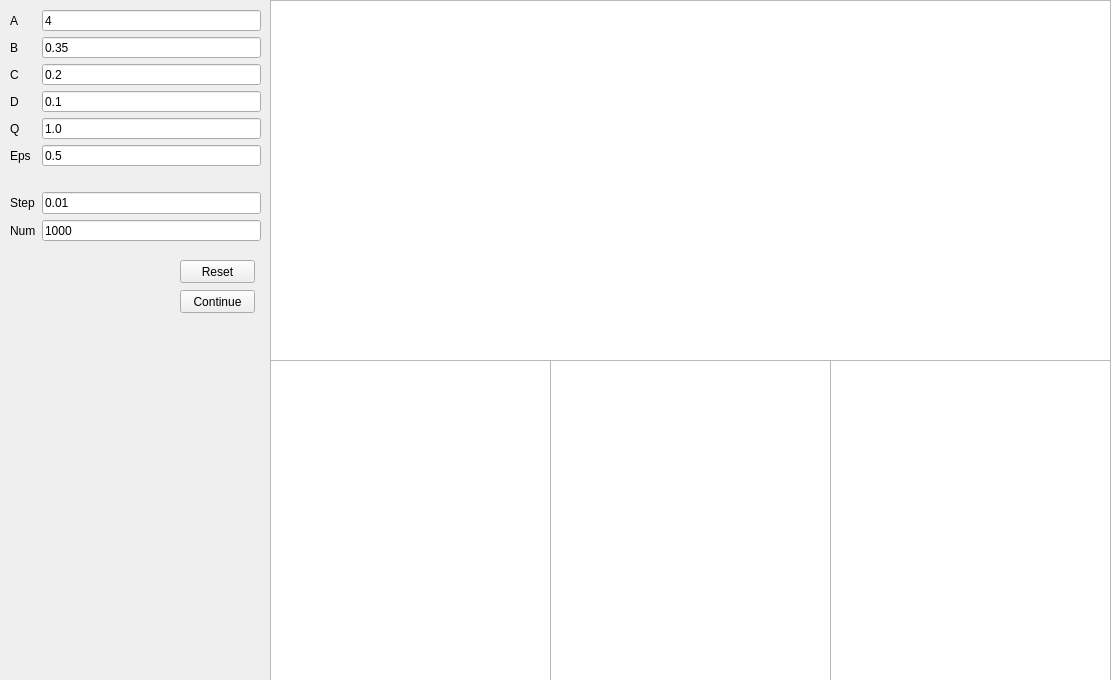
<?xml version="1.0" encoding="UTF-8"?>
<ui version="4.0">
 <class>MainWindow</class>
 <widget class="QMainWindow" name="MainWindow">
  <property name="geometry">
   <rect>
    <x>0</x>
    <y>0</y>
    <width>1111</width>
    <height>680</height>
   </rect>
  </property>
  <property name="windowTitle">
   <string>Form1</string>
  </property>
  <widget class="QWidget" name="centralwidget">
   <widget class="PlotWidget" name="gfxBase">
    <property name="geometry">
     <rect>
      <x>270</x>
      <y>0</y>
      <width>841</width>
      <height>361</height>
     </rect>
    </property>
   </widget>
   <widget class="QWidget" name="formLayoutWidget">
    <property name="geometry">
     <rect>
      <x>10</x>
      <y>10</y>
      <width>251</width>
      <height>231</height>
     </rect>
    </property>
    <layout class="QFormLayout" name="formLayout">
     <property name="fieldGrowthPolicy">
      <enum>QFormLayout::AllNonFixedFieldsGrow</enum>
     </property>
     <item row="0" column="0">
      <widget class="QLabel" name="lblA">
       <property name="text">
        <string>A</string>
       </property>
      </widget>
     </item>
     <item row="0" column="1">
      <widget class="QLineEdit" name="txtA">
       <property name="text">
        <string>4</string>
       </property>
      </widget>
     </item>
     <item row="1" column="0">
      <widget class="QLabel" name="lblB">
       <property name="text">
        <string>B</string>
       </property>
      </widget>
     </item>
     <item row="1" column="1">
      <widget class="QLineEdit" name="txtB">
       <property name="text">
        <string>0.35</string>
       </property>
      </widget>
     </item>
     <item row="2" column="0">
      <widget class="QLabel" name="lblC">
       <property name="text">
        <string>C</string>
       </property>
      </widget>
     </item>
     <item row="2" column="1">
      <widget class="QLineEdit" name="txtC">
       <property name="text">
        <string>0.2</string>
       </property>
      </widget>
     </item>
     <item row="3" column="0">
      <widget class="QLabel" name="lblD">
       <property name="text">
        <string>D</string>
       </property>
      </widget>
     </item>
     <item row="3" column="1">
      <widget class="QLineEdit" name="txtD">
       <property name="text">
        <string>0.1</string>
       </property>
      </widget>
     </item>
     <item row="6" column="0">
      <widget class="QLabel" name="lblSep">
       <property name="text">
        <string/>
       </property>
      </widget>
     </item>
     <item row="7" column="0">
      <widget class="QLabel" name="lblStep">
       <property name="text">
        <string>Step</string>
       </property>
      </widget>
     </item>
     <item row="7" column="1">
      <widget class="QLineEdit" name="txtStep">
       <property name="text">
        <string>0.01</string>
       </property>
      </widget>
     </item>
     <item row="5" column="0">
      <widget class="QLabel" name="lblEps">
       <property name="text">
        <string>Eps</string>
       </property>
      </widget>
     </item>
     <item row="5" column="1">
      <widget class="QLineEdit" name="txtEps">
       <property name="text">
        <string>0.5</string>
       </property>
      </widget>
     </item>
     <item row="8" column="0">
      <widget class="QLabel" name="lblNum">
       <property name="text">
        <string>Num</string>
       </property>
      </widget>
     </item>
     <item row="8" column="1">
      <widget class="QLineEdit" name="txtNum">
       <property name="text">
        <string>1000</string>
       </property>
      </widget>
     </item>
     <item row="4" column="0">
      <widget class="QLabel" name="lblEps_2">
       <property name="text">
        <string>Q</string>
       </property>
      </widget>
     </item>
     <item row="4" column="1">
      <widget class="QLineEdit" name="txtQ">
       <property name="text">
        <string>1.0</string>
       </property>
      </widget>
     </item>
    </layout>
   </widget>
   <widget class="QPushButton" name="btnReset">
    <property name="geometry">
     <rect>
      <x>180</x>
      <y>260</y>
      <width>75</width>
      <height>23</height>
     </rect>
    </property>
    <property name="text">
     <string>Reset</string>
    </property>
   </widget>
   <widget class="PlotWidget" name="gfxPhase1">
    <property name="geometry">
     <rect>
      <x>270</x>
      <y>360</y>
      <width>281</width>
      <height>321</height>
     </rect>
    </property>
   </widget>
   <widget class="QPushButton" name="btnContinue">
    <property name="geometry">
     <rect>
      <x>180</x>
      <y>290</y>
      <width>75</width>
      <height>23</height>
     </rect>
    </property>
    <property name="text">
     <string>Continue</string>
    </property>
   </widget>
   <widget class="PlotWidget" name="gfxPhase2">
    <property name="geometry">
     <rect>
      <x>550</x>
      <y>360</y>
      <width>281</width>
      <height>321</height>
     </rect>
    </property>
   </widget>
   <widget class="PlotWidget" name="gfxPhase3">
    <property name="geometry">
     <rect>
      <x>830</x>
      <y>360</y>
      <width>281</width>
      <height>321</height>
     </rect>
    </property>
   </widget>
  </widget>
 </widget>
 <customwidgets>
  <customwidget>
   <class>PlotWidget</class>
   <extends>QGraphicsView</extends>
   <header>pyqtgraph.h</header>
  </customwidget>
 </customwidgets>
 <resources/>
 <connections>
  <connection>
   <sender>btnReset</sender>
   <signal>released()</signal>
   <receiver>MainWindow</receiver>
   <slot>reset()</slot>
   <hints>
    <hint type="sourcelabel">
     <x>217</x>
     <y>221</y>
    </hint>
    <hint type="destinationlabel">
     <x>555</x>
     <y>405</y>
    </hint>
   </hints>
  </connection>
  <connection>
   <sender>txtA</sender>
   <signal>editingFinished()</signal>
   <receiver>MainWindow</receiver>
   <slot>reset()</slot>
   <hints>
    <hint type="sourcelabel">
     <x>149</x>
     <y>20</y>
    </hint>
    <hint type="destinationlabel">
     <x>555</x>
     <y>405</y>
    </hint>
   </hints>
  </connection>
  <connection>
   <sender>txtB</sender>
   <signal>editingFinished()</signal>
   <receiver>MainWindow</receiver>
   <slot>reset()</slot>
   <hints>
    <hint type="sourcelabel">
     <x>149</x>
     <y>46</y>
    </hint>
    <hint type="destinationlabel">
     <x>555</x>
     <y>405</y>
    </hint>
   </hints>
  </connection>
  <connection>
   <sender>txtC</sender>
   <signal>editingFinished()</signal>
   <receiver>MainWindow</receiver>
   <slot>reset()</slot>
   <hints>
    <hint type="sourcelabel">
     <x>149</x>
     <y>72</y>
    </hint>
    <hint type="destinationlabel">
     <x>555</x>
     <y>405</y>
    </hint>
   </hints>
  </connection>
  <connection>
   <sender>txtD</sender>
   <signal>editingFinished()</signal>
   <receiver>MainWindow</receiver>
   <slot>reset()</slot>
   <hints>
    <hint type="sourcelabel">
     <x>149</x>
     <y>98</y>
    </hint>
    <hint type="destinationlabel">
     <x>555</x>
     <y>405</y>
    </hint>
   </hints>
  </connection>
  <connection>
   <sender>txtEps</sender>
   <signal>editingFinished()</signal>
   <receiver>MainWindow</receiver>
   <slot>reset()</slot>
   <hints>
    <hint type="sourcelabel">
     <x>149</x>
     <y>169</y>
    </hint>
    <hint type="destinationlabel">
     <x>555</x>
     <y>405</y>
    </hint>
   </hints>
  </connection>
  <connection>
   <sender>btnContinue</sender>
   <signal>released()</signal>
   <receiver>MainWindow</receiver>
   <slot>cont()</slot>
   <hints>
    <hint type="sourcelabel">
     <x>217</x>
     <y>271</y>
    </hint>
    <hint type="destinationlabel">
     <x>555</x>
     <y>405</y>
    </hint>
   </hints>
  </connection>
  <connection>
   <sender>txtQ</sender>
   <signal>editingFinished()</signal>
   <receiver>MainWindow</receiver>
   <slot>reset()</slot>
   <hints>
    <hint type="sourcelabel">
     <x>149</x>
     <y>124</y>
    </hint>
    <hint type="destinationlabel">
     <x>555</x>
     <y>405</y>
    </hint>
   </hints>
  </connection>
 </connections>
 <slots>
  <slot>reset()</slot>
  <slot>cont()</slot>
 </slots>
</ui>
